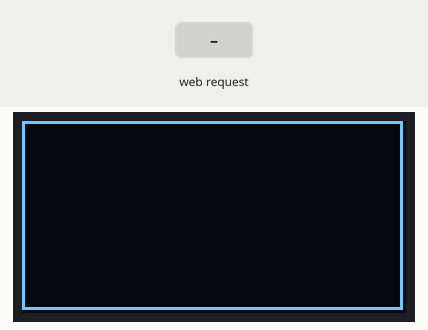
This sketch was run on a simulated ESP32. Shown: 128×64 one-colour display. The test bench sets the inputs (shaded band). Storage starts empty; what the sketch prints to the serial monitor is not drawn.

Above: at 1.2 s.

The sketch:

ESP32_Web_AD_ref_1.ino
```cpp
/*********
  AD web gauge 19.3.2021 KN

*********/

// Import required libraries
#include "WiFi.h"
#include "ESPAsyncWebServer.h"
#include "SPIFFS.h"
#include <SPI.h>


// I2C address of SSD1306 display
#define CFG_OLED_ADDRESS    0x3C

// GPIO for display I2C SDA
#define CFG_OLED_SDA        5

// GPIO for display I2C SCL
#define CFG_OLED_SCL        4

// Pixel width of display
#define CFG_OLED_WIDTH      128

// Pixel height of display
#define CFG_OLED_HEIGHT     64

// GPIO for ADC input
#define CFG_ADC_GPIO        36

// GPIO for PWM LED
#define CFG_LED_GPIO        13


#include "SSD1306.h"

SSD1306 display(CFG_OLED_ADDRESS,CFG_OLED_SDA,CFG_OLED_SCL);

static const int disp_width = CFG_OLED_WIDTH;
static const int disp_height = CFG_OLED_HEIGHT;


// Replace with your network credentials
//const char* ssid = "REPLACE_WITH_YOUR_SSID";
//const char* password = "REPLACE_WITH_YOUR_PASSWORD";


const char *ssid = "KN-ESP32";
const char *passphrase = "12345678";

IPAddress local_IP(192,168,4,22);
IPAddress gateway(192,168,4,9);
IPAddress subnet(255,255,255,0);

WiFiClient espClient;

float meas=1;

// Create AsyncWebServer object on port 80
AsyncWebServer server(80);


//////////////////////////////////  SETUP ///////////////////////////////


void setup()
{

  // Serial port for debugging purposes
  Serial.begin(115200);

  Serial.println(" ---- booting 19.3.2021 ----------------");

  // Initialize SPIFFS
  if(!SPIFFS.begin(true))
  {
    Serial.println("An Error has occurred while mounting SPIFFS");
    return;
  }


  // Connect to Wi-Fi
  Serial.print("Setting soft-AP configuration ... ");
  Serial.println(WiFi.softAPConfig(local_IP, gateway, subnet) ? "Ready" : "Failed!");

  Serial.print("Setting soft-AP ... ");
  Serial.println(WiFi.softAP(ssid,passphrase) ? "Ready" : "Failed!");
  //WiFi.softAP(ssid);
  //WiFi.softAP(ssid, passphrase, channel, ssdi_hidden, max_connection)

  Serial.print("Soft-AP IP address = ");
  Serial.println(WiFi.softAPIP());


  Serial.println("Start web server ");

  start_web_serv();

  draw_border();

} ///////////////////////// SETUP ENDS /////////////////////////////////


//////////////////////////////// functions start ///////////////////////////////

void start_web_serv()
{

  // Route for root / web page
  server.on("/", HTTP_GET, [](AsyncWebServerRequest *request){
    request->send(SPIFFS, "/index.htm", String(), false, processor);

              Serial.println(" HTML GET ");

                int paramsNr = request->params();

              Serial.println(" ------ ");
              Serial.print("Param qty: ");
              Serial.println(paramsNr);

                for (byte i=0;i<paramsNr;i++)
                    {

                        AsyncWebParameter* p = request->getParam(0);

                      Serial.print("Param name: ");
                      Serial.println(p->name());

                      Serial.print("Param value: ");
                      Serial.println(p->value());
                    };  //    end of for loo

  });

      // Route to load style.css file
  server.on("/index.htm", HTTP_GET, [](AsyncWebServerRequest *request){
    request->send(SPIFFS, "/index.htm", "text/html");
  });


      // Route to load style.css file
  server.on("/gauge.js", HTTP_GET, [](AsyncWebServerRequest *request){
    request->send(SPIFFS, "/gauge.js", "application/javascript");
  });

      // Route to load style.css file
  server.on("/favicon.ico", HTTP_GET, [](AsyncWebServerRequest *request){
    request->send(SPIFFS, "/favicon.ico", "image/x-icon");
  });


  // Route to load style.css file
  server.on("/style.css", HTTP_GET, [](AsyncWebServerRequest *request){
    request->send(SPIFFS, "/style.css", "text/css");
  });

    // Route to load style.css file
  server.on("/jquery-1.11.3.min.js", HTTP_GET, [](AsyncWebServerRequest *request)
  {
    request->send(SPIFFS, "/jquery-1.11.3.min.js", "text/javascript");
    Serial.println(" JS jquery GET ");

  });


   //      distance query (Lidar) from web page tag is /Lid_dist to send Lidar value
  server.on("/AD1", HTTP_GET, [](AsyncWebServerRequest *request)
    {
          Serial.println(" GET AD1");
      request->send_P(200, "text/plain", get_AD().c_str()); // return value to web page JS

    });


  // Start server
  server.begin();
}


// Replaces placeholder own func
String processor(const String& var)
{
  return "OK";
}


String get_AD()
{
  char ret[10];

  dtostrf(meas,1,2,ret);

  meas=meas + 0.1;

  if (meas>8){ meas=1.5; };

  return ret;
}


void draw_border( )
{

  display.init();
  display.clear();

  display.setColor(WHITE);

  display.drawRect(0,0,disp_width-1,disp_height-1);

  display.display();
}


void loop()

{


}
```
